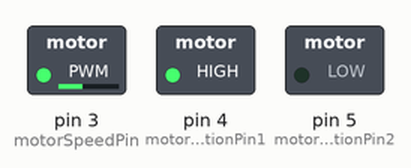
A sketch run on a simulated Arduino Uno, built with avr-gcc and run on an emulated ATmega328P. Shown: switched loads named in the sketch (green lamp = pin HIGH).

Above: at 0.1 s.
Timing chart, 0 to 1.6 s (numbered marks = the images above):
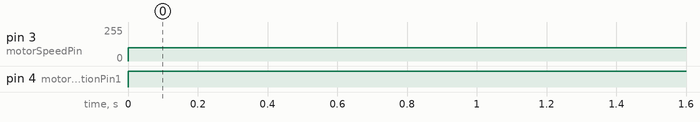

Measured:
- by itself, pin 3 (motorSpeedPin): 0/255 → 100/255 at 0.00 s
- by itself, pin 4 (motorDirectionPin1): LOW → HIGH at 0.00 s

The sketch:

main.ino
```cpp
// DC motor control code for Arduino
// Code was complied and uploaded onto Arduino board via the Arduino IDE software

// Pin definitions for our Arduino board
int motorSpeedPin = 3;
int motorDirectionPin1 = 4;
int motorDirectionPin2 = 5;

// Setup function to initialize the motor control pins
void setup() {
pinMode(motorSpeedPin, OUTPUT);
pinMode(motorDirectionPin1, OUTPUT);
pinMode(motorDirectionPin2, OUTPUT);
}

// Loop function to control the motor speed and direction
// Set the motor speed to 100 (out of 255) and direction to forward
void loop() {
analogWrite(motorSpeedPin, 100);
digitalWrite(motorDirectionPin1, HIGH);
digitalWrite(motorDirectionPin2, LOW);
}
```
